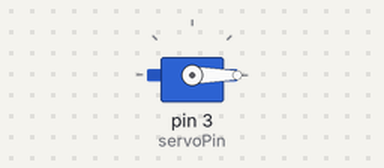
A sketch run on a simulated Arduino Uno, built with avr-gcc and run on an emulated ATmega328P. On the bench: servo.

Above: at 0.05 s.
At 1.5 s:
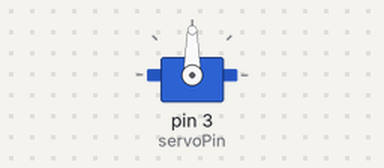
At 3.0 s:
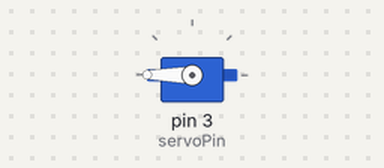
Timing chart, 0 to 6.9 s (numbered marks = the images above):
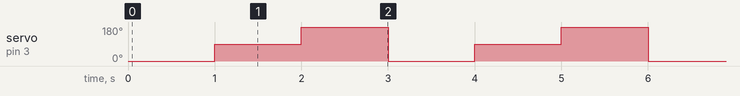

The sketch:

Servo.ino
```cpp
#include <Servo.h>
int servoPin = 3;
 Servo Servo1;
void setup() {
   Servo1.attach(servoPin);
}
void loop(){
   Servo1.write(0);
   Serial.println("0 degree");
   delay(1000);
   Servo1.write(90);
   Serial.println("90 degree");
   delay(1000);
   Servo1.write(180);
   Serial.println("180 degree");
   delay(1000);
}
```

Measured:
- by itself, servo on pin 3 (servoPin): repeats every 3.0 s: 180° 1.0 s, 0° 1.0 s, 90° 1.0 s
